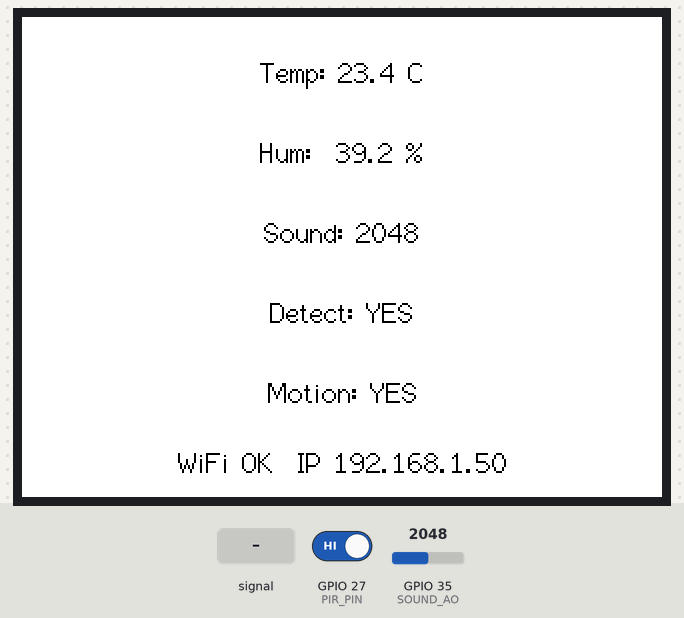
Recording of a sketch running on a simulated ESP32. On the bench: 320×240 colour display. The test bench sets the inputs (shaded band); at power-on: GPIO 35 (SOUND_AO) = 2048, GPIO 27 (PIR_PIN) HIGH. WiFi joins after 1.5 s; servers stay silent unless stated; uploads are accepted with an empty reply; random numbers use the default seed unless the sketch sets one; what the sketch prints to the serial monitor is not drawn.

Above: at 10.9 s.
11.0 s: GPIO 35 (SOUND_AO) set to 1567
At 21.2 s:
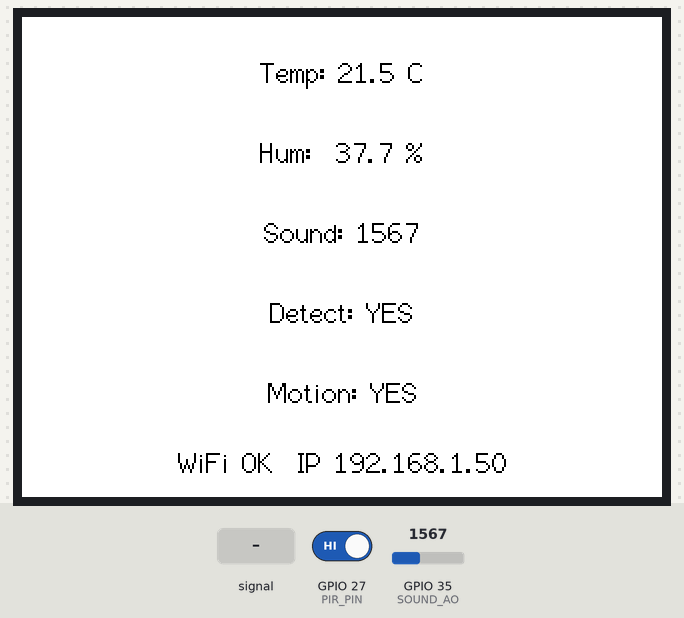
22.7 s: GPIO 35 (SOUND_AO) set to 1467
At 31.2 s:
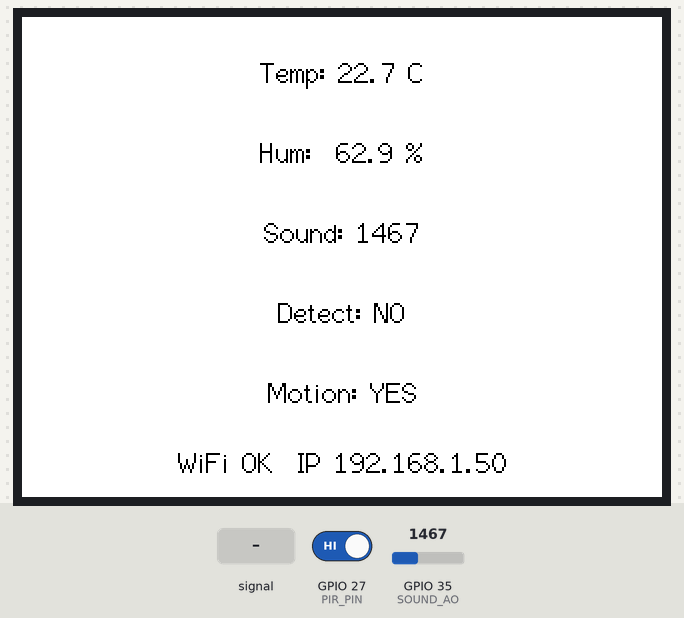
34.4 s: GPIO 35 (SOUND_AO) fed a 200 Hz sine of ±327 counts around its level
At 41.2 s:
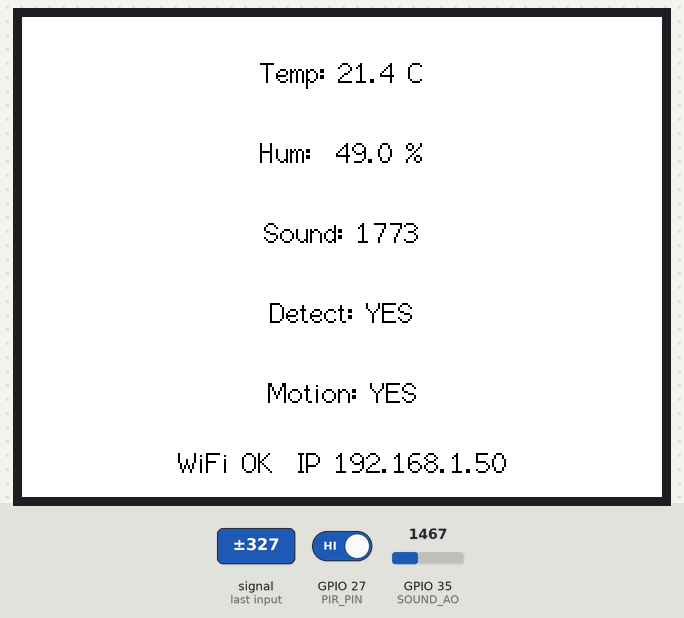
46.1 s: GPIO 27 (PIR_PIN) driven LOW
At 51.2 s:
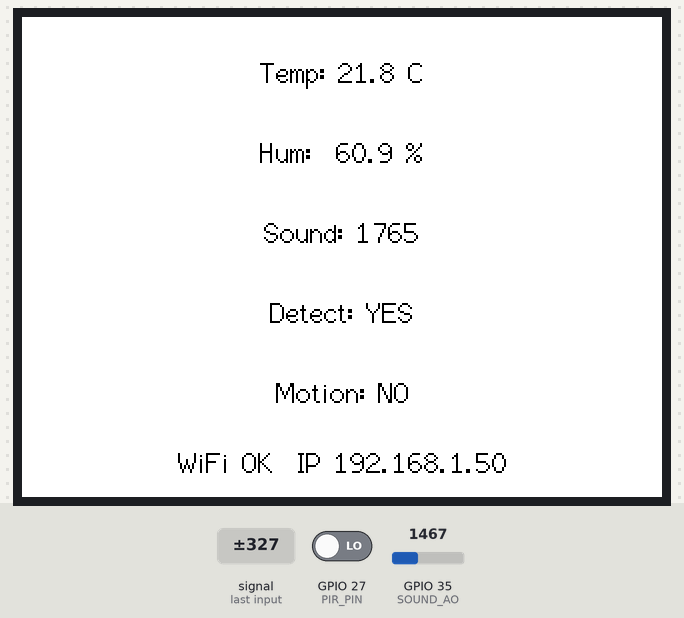
57.8 s: GPIO 35 (SOUND_AO) fed a 1000 Hz sine of ±1023 counts around its level
At 61.2 s:
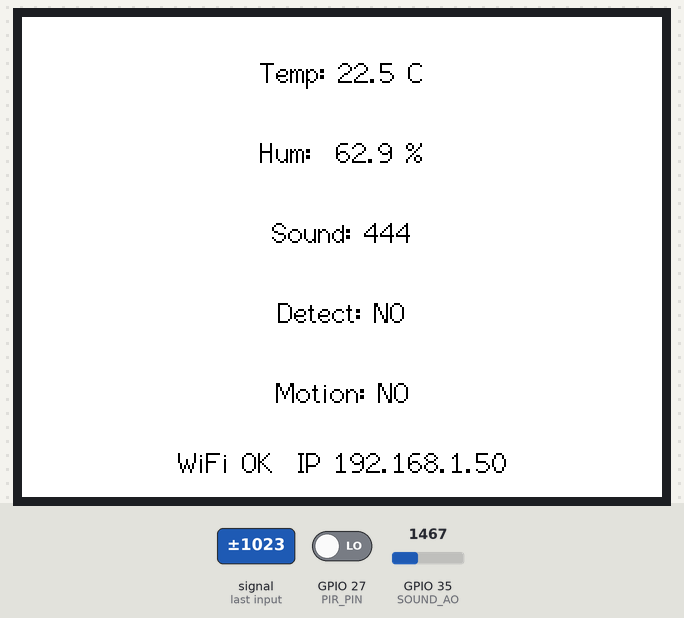
71.8 s: GPIO 27 (PIR_PIN) driven HIGH
At 81.2 s:
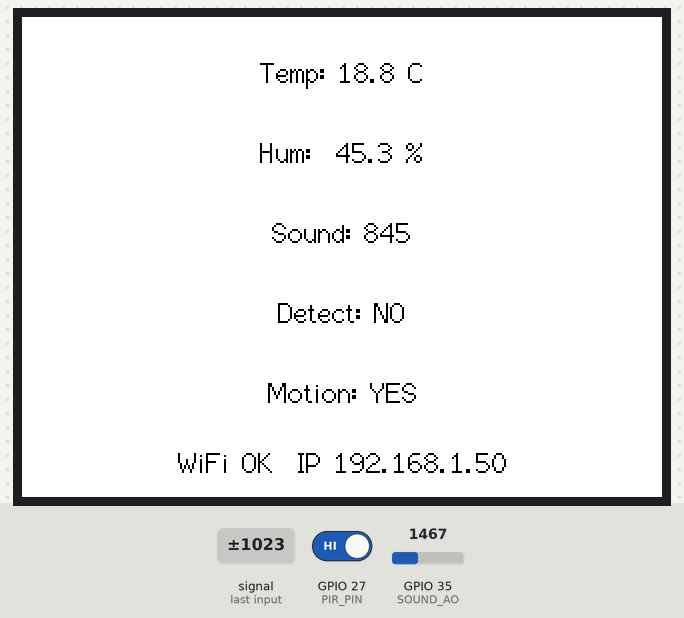
Timing chart, 0 to 82.7 s (numbered marks = the images above; inputs shaded):
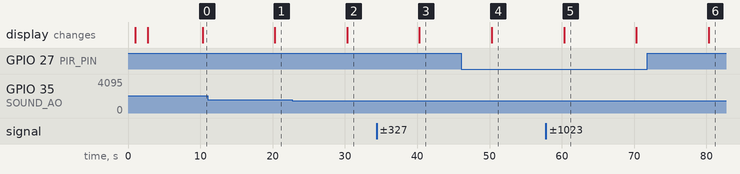

The sketch:

erronka2_arduino_V1.ino
```cpp
#include <TFT_eSPI.h>
#include <DHTesp.h>
#include <WiFi.h>
#include <HTTPClient.h>

// --------------------- TFT ------------------------
TFT_eSPI tft = TFT_eSPI();
#define SCREEN_WIDTH 320
#define SCREEN_HEIGHT 240

// -------------------- SENSORES --------------------
#define DHTPIN 22
#define SOUND_AO 35
#define PIR_PIN  27

DHTesp dht;

// -------------------- WIFI ------------------------
const char* ssid     = "mainol";
const char* password = "BryantMyers67";

// -------------------- API PHP ---------------------
const char* serverURL = "http://192.168.71.230/guardar.php";

// -------------------- VALORES ---------------------
float lastTemp = NAN;
float lastHum  = NAN;
int   lastSound = 0;
int   lastDetect = 0;
int   lastPIR = 0;

const int SOUND_THRESHOLD = 1500;

// --------------------------------------------------
// DIBUJAR PANTALLA
void printScreen() {
  tft.fillScreen(TFT_WHITE);
  tft.setTextColor(TFT_BLACK, TFT_WHITE);
  tft.setTextSize(1);

  int cx = SCREEN_WIDTH / 2;

  tft.drawCentreString("Temp: " + (isnan(lastTemp) ? String("--.-") : String(lastTemp, 1)) + " C", cx, 20, 2);
  tft.drawCentreString("Hum:  " + (isnan(lastHum)  ? String("--.-") : String(lastHum, 1)) + " %", cx, 60, 2);
  tft.drawCentreString("Sound: " + String(lastSound), cx, 100, 2);
  tft.drawCentreString("Detect: " + String(lastDetect ? "YES" : "NO"), cx, 140, 2);
  tft.drawCentreString("Motion: " + String(lastPIR ? "YES" : "NO"), cx, 180, 2);

  String wifiTxt = (WiFi.status() == WL_CONNECTED)
                   ? "WiFi OK  IP " + WiFi.localIP().toString()
                   : "WiFi: NO CONNECTION";

  tft.drawCentreString(wifiTxt, cx, 215, 2);
}

// --------------------------------------------------
// CONECTAR WIFI
void connectWifi() {
  Serial.println("Conectando a WiFi...");
  WiFi.begin(ssid, password);
  int cont = 0;

  while (WiFi.status() != WL_CONNECTED && cont < 30) {
    delay(500);
    Serial.print(".");
    cont++;
  }

  if (WiFi.status() == WL_CONNECTED) {
    Serial.println("\nWiFi CONECTADO");
    Serial.print("IP: ");
    Serial.println(WiFi.localIP());
  } else {
    Serial.println("\nNO se pudo conectar a WiFi");
  }

  printScreen();
}

// --------------------------------------------------
// ENVIAR DATOS A PHP -> MARIADB
void sendToServer(float temp, float hum, int sound, int detect, int pir) {
  if (WiFi.status() != WL_CONNECTED) {
    Serial.println("No se envia: WiFi NO conectado");
    return;
  }

  HTTPClient http;
  Serial.print("Conectando a: ");
  Serial.println(serverURL);

  http.begin(serverURL);
  http.addHeader("Content-Type", "application/x-www-form-urlencoded");

  String data =
    "temperatura=" + String(temp) +
    "&humedad="   + String(hum) +
    "&sonido="    + String(sound) +
    "&detect="    + String(detect) +
    "&pir="       + String(pir);

  Serial.print("POST data: ");
  Serial.println(data);

  int code = http.POST(data);
  Serial.print("Respuesta servidor (HTTP code): ");
  Serial.println(code);

  String respuesta = http.getString();
  Serial.print("Cuerpo respuesta: ");
  Serial.println(respuesta);

  http.end();
}

// --------------------------------------------------
void setup() {
  Serial.begin(115200);
  delay(1000);   // pequeño delay para que el puerto serie se estabilice
  Serial.println("\n\n===== ESP32 INICIANDO =====");

  tft.init();
  tft.setRotation(1);

  // inicializamos dht por si queremos volver a usarlo más tarde (no obligatorio)
  dht.setup(DHTPIN, DHTesp::DHT11);
  pinMode(PIR_PIN, INPUT);

  // seed para random
  randomSeed(micros() ^ (uint32_t)ESP.getEfuseMac()); // buena semilla en ESP32

  connectWifi();
  delay(1500);
  printScreen();
}

// --------------------------------------------------
// Generador de valores aleatorios razonables
float randomTemperature() {
  // rango 18.0 - 26.0 C
  int v = random(180, 261); // 180..260
  return v / 10.0;
}
float randomHumidity() {
  // rango 30.0 - 65.0 %
  int v = random(300, 651); // 300..650
  return v / 10.0;
}

// --------------------------------------------------
unsigned long lastMillis = 0;
const unsigned long interval = 10000; // cada 10 s para que se vea claro

void loop() {
  if (millis() - lastMillis >= interval) {
    lastMillis = millis();

    Serial.println("\n--- LOOP ---");

    // ----------- DHT SIMULADO -----------
    // Generamos valores random y los usamos como "lectura"
    lastTemp = randomTemperature();
    lastHum  = randomHumidity();
    Serial.print("Temp: ");
    Serial.print(lastTemp);
    Serial.print("  Hum: ");
    Serial.println(lastHum);

    // ----------- SONIDO -----------
    lastSound = analogRead(SOUND_AO);
    lastDetect = (lastSound > SOUND_THRESHOLD) ? 1 : 0;
    Serial.print("Sound: ");
    Serial.print(lastSound);
    Serial.print("  Detect: ");
    Serial.println(lastDetect);

    // ----------- PIR -----------
    lastPIR = digitalRead(PIR_PIN);
    Serial.print("PIR: ");
    Serial.println(lastPIR);

    // ----------- ENVIAR -----------
    if (!isnan(lastTemp) && !isnan(lastHum)) {
      Serial.println("Enviando datos al servidor...");
      sendToServer(lastTemp, lastHum, lastSound, lastDetect, lastPIR);
    } else {
      Serial.println("No se envian datos porque temp/hum son NaN");
    }

    // ----------- TFT ------------
    printScreen();
  }
}
```

Measured:
- the behaviour switches between 1501 and 1500 on GPIO 35 (SOUND_AO) (found by bisection; images 1 and 2)
- what the display in image 5 shows lasts 10.0 s, from 60.3 s to 70.3 s
